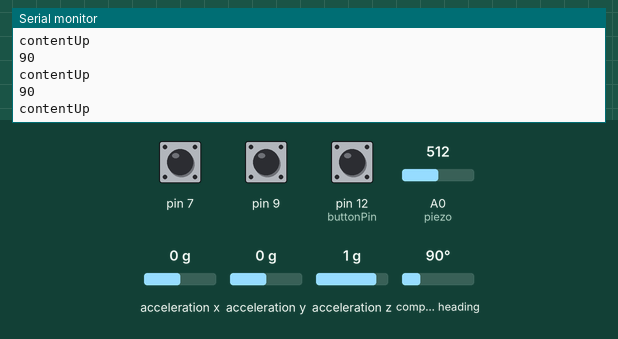
Bench run of a sketch on a simulated Arduino Uno, built with avr-gcc and run on an emulated ATmega328P. On the bench: the last lines printed to the serial monitor. Inputs (shaded band) come from the test bench; at power-on: compass heading 90°, pin 7 HIGH, pin 12 (buttonPin) LOW, pin 9 HIGH, A0 (piezo) = 512, acceleration x 0 g, acceleration y 0 g, acceleration z 1 g.

Above: at 2.2 s.
2.3 s: compass heading set to 7°
At 2.41 s:
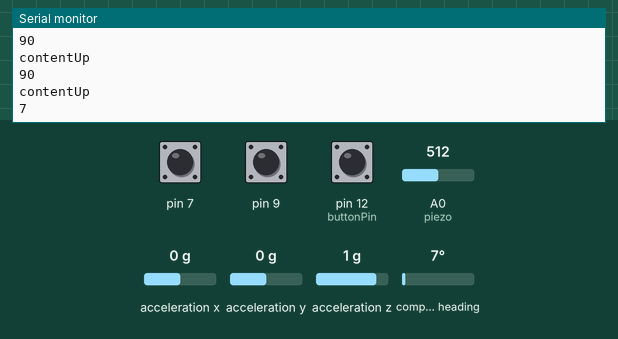
3.8 s: compass heading set to 180°
At 3.82 s:
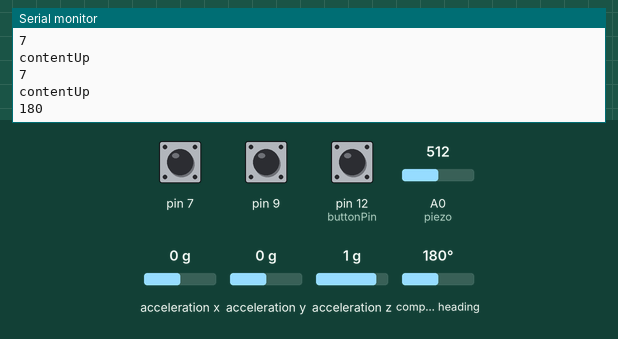
5.3 s: pin 7 pulled LOW for 1 s
9.3 s: compass heading set to 90°
At 9.55 s:
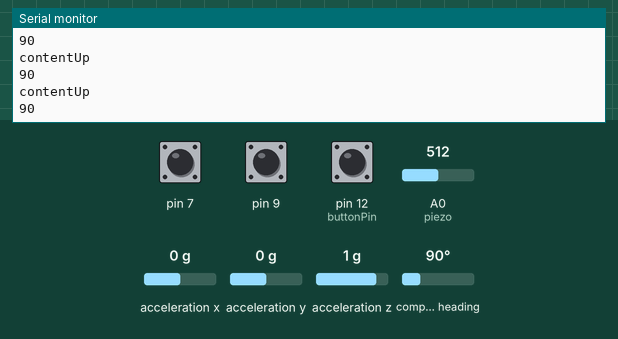
12.3 s: pin 12 (buttonPin) pulsed HIGH 5 times (0.12 s each, 0.3 s apart)
Timing chart, 0 to 15.3 s (numbered marks = the images above; inputs shaded):
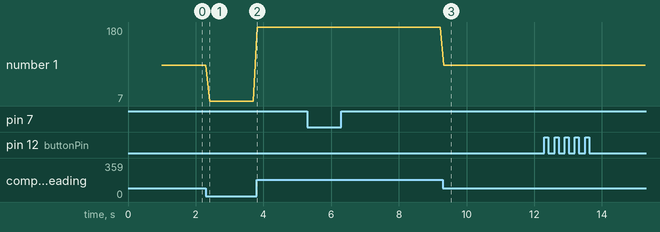

The sketch:

arduino_with_bno__cap__butt__piezo.ino
```cpp
#include <Wire.h>
#include <Adafruit_Sensor.h>
#include <Adafruit_BNO055.h>
#include <utility/imumaths.h>
#include <CapacitiveSensor.h>
/*
   Connections
   ===========
   BNO:
   Connect SCL to pin 3
   Connect SDA to pin 2
   Connect VDD to 3-5V DC
   Connect GROUND to common ground

   External Button:
   connect to pin 12

   Piezo:
   connect to analog 0

   Capacitive 1 (sitting):
   connect to pin

   Capacitive 2 (touch):
   connect to pin

*/

/* Set the delay between fresh samples */
#define BNO055_SAMPLERATE_DELAY_MS (100)

Adafruit_BNO055 bno = Adafruit_BNO055(55);

/**************************************************************************/
/*
    Display sensor calibration status
*/
/**************************************************************************/
void displayCalStatus(void)
{
  /* Get the four calibration values (0..3) */
  /* Any sensor data reporting 0 should be ignored, */
  /* 3 means 'fully calibrated" */
  uint8_t system, gyro, accel, mag;
  system = gyro = accel = mag = 0;
  bno.getCalibration(&system, &gyro, &accel, &mag);

  /* Display the individual values
  Serial.print("Sys:");
  Serial.print(system, DEC);
  Serial.print(" G:");
  Serial.print(gyro, DEC);
  Serial.print(" A:");
  Serial.print(accel, DEC);
  Serial.print(" M:");
  Serial.print(mag, DEC);
  */
}
// Piezo constants
const int piezo = A0;
const int threshold = 20;

// Piezo variable
int vibrationReading;

// Capacitive sensors
CapacitiveSensor cap1 = CapacitiveSensor(10, 9);
long capread1;
long capthresh1 = 5000;
CapacitiveSensor cap2 = CapacitiveSensor(8, 7);
long capread2;
long capthresh2 = 5000;

// Button stuff
const int buttonPin = 12;
int buttonState;
/**************************************************************************/
/*
    Arduino setup function (automatically called at startup)
*/
/**************************************************************************/
void setup(void)
{
  pinMode(buttonPin, INPUT);
  Serial.begin(9600);

  cap1.set_CS_AutocaL_Millis(0xFFFFFFFF);
  cap2.set_CS_AutocaL_Millis(0xFFFFFFFF);

  /* Initialise the sensor */
  if(!bno.begin())
  {
    /* There was a problem detecting the BNO055 ... check your connections */
    Serial.print("Ooops, no BNO055 detected ... Check your wiring or I2C ADDR!");
    while(1);
  }else{
  Serial.print("Hello");
  }

  delay(1000);

  bno.setExtCrystalUse(true);
}

/**************************************************************************/
/*
    Arduino loop function, called once 'setup' is complete (your own code
    should go here)
*/
/**************************************************************************/
void loop(void)
{
  /* Get a new sensor event */
  sensors_event_t event;
  bno.getEvent(&event);

  Serial.print(event.orientation.x, 0);
  Serial.print ("\t");

  /* Optional: Display calibration status */
 // displayCalStatus();

  /* Optional: Display sensor status (debug only) */
  //displaySensorStatus();

  /* New line for the next sample */
  Serial.println("");
  /* Piezo sensor reading*/
  vibrationReading = analogRead(piezo);

  if (vibrationReading > threshold){
    Serial.println("contentUp");
  }

  /* Capacitive readings*/
  capread1 = cap1.capacitiveSensor(30);
  capread2 = cap2.capacitiveSensor(30);
  if (capread1 > capthresh1){
    Serial.println("userDetected");
    //Serial.println("");
  }
  if (capread2 > capthresh2) {
    Serial.println("contentUp");
    //Serial.println("");
  }

  /* Button readings*/
  buttonState = digitalRead(buttonPin);
  if (buttonState == HIGH){
    Serial.println("contentUp");
  }
  /* Wait the specified delay before requesting nex data */
  delay(BNO055_SAMPLERATE_DELAY_MS);
}
```

Measured:
- after the input at 2.3 s, the serial monitor: prints a new line after 0.11 s (image 1)
- after the input at 3.8 s, the serial monitor: prints a new line at once (image 2)
- after the input at 9.3 s, the serial monitor: prints a new line at once (image 3)
- plotted number 1: 90 → 7 after the input at 2.3 s, 7 → 180 after the input at 3.8 s, 180 → 90 after the input at 9.3 s
